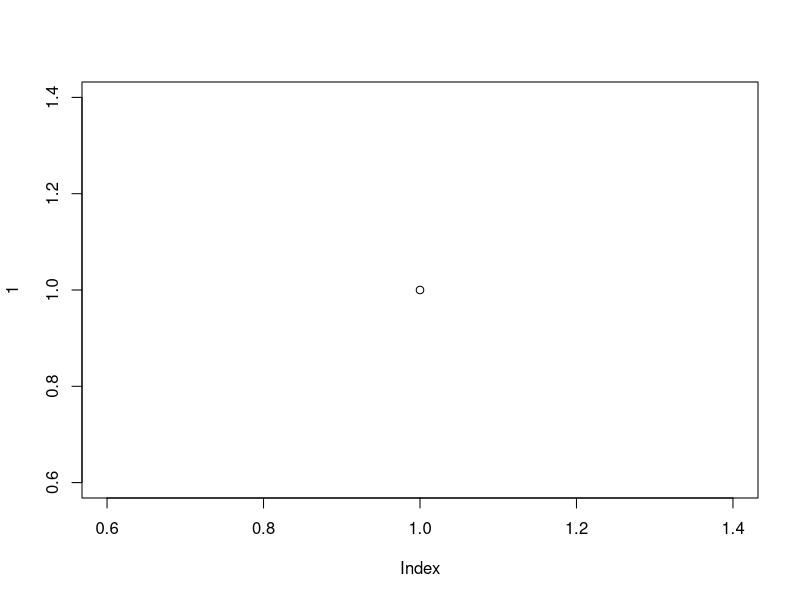
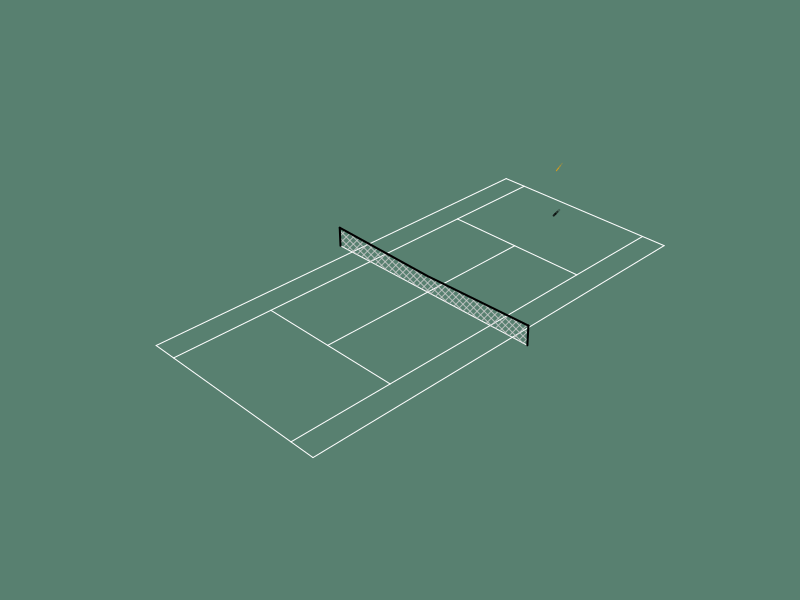
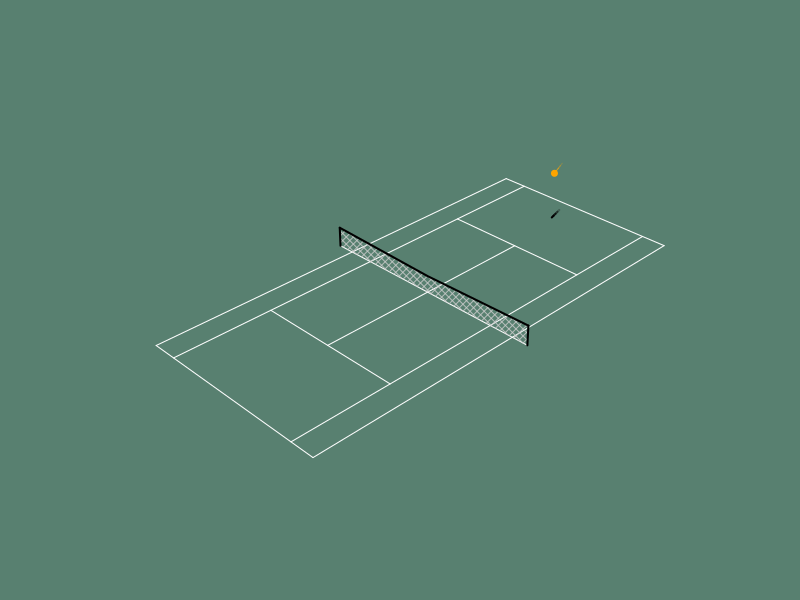
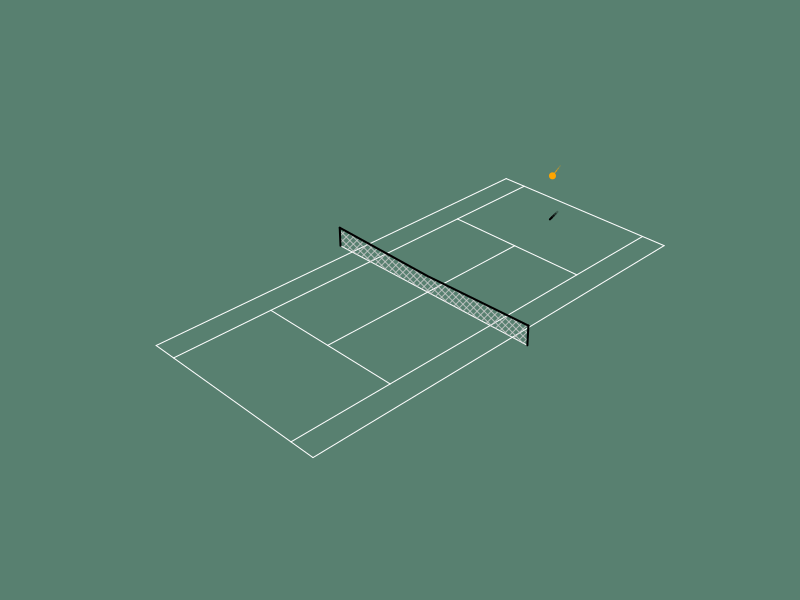
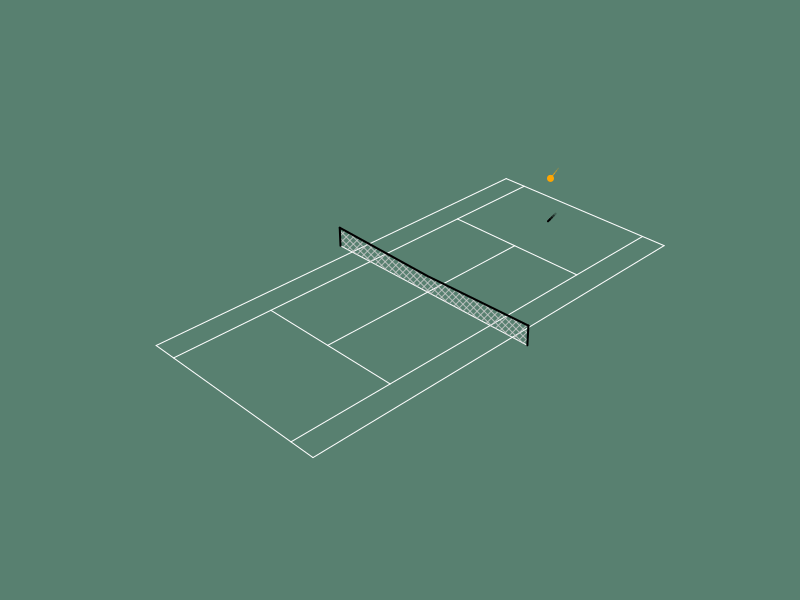
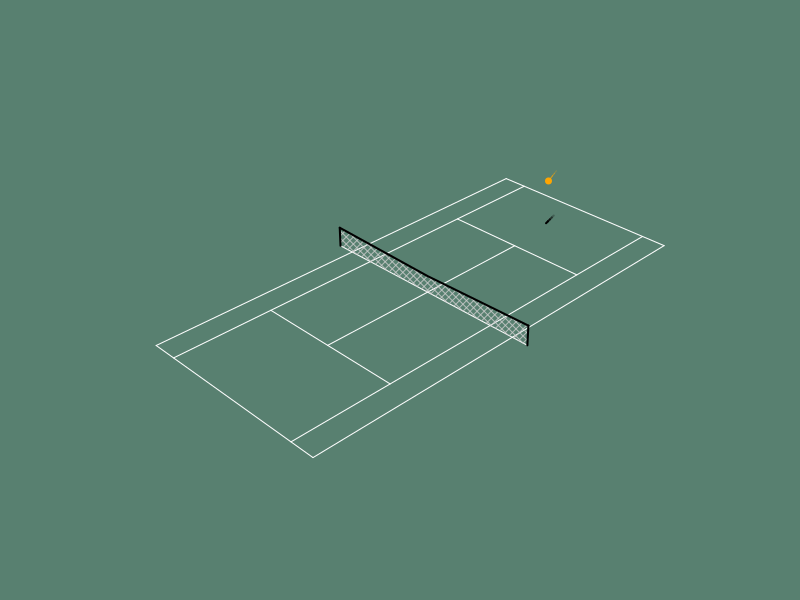
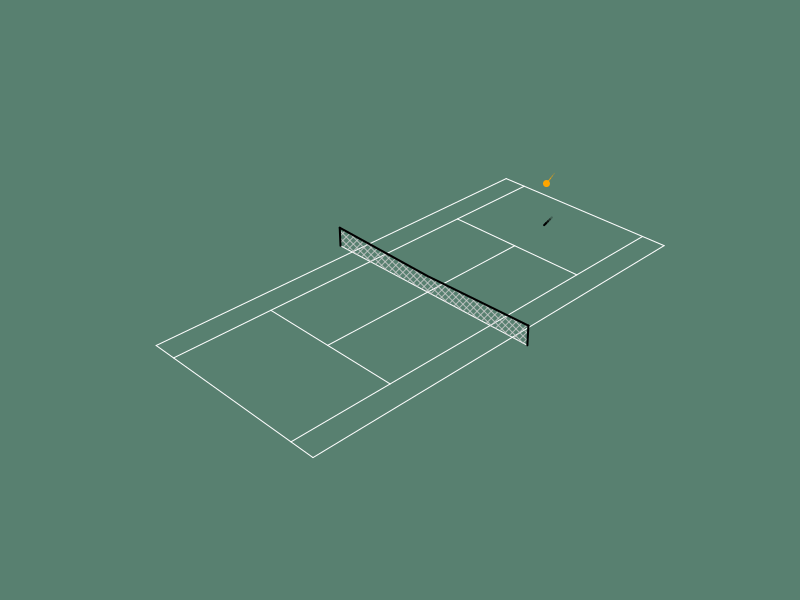
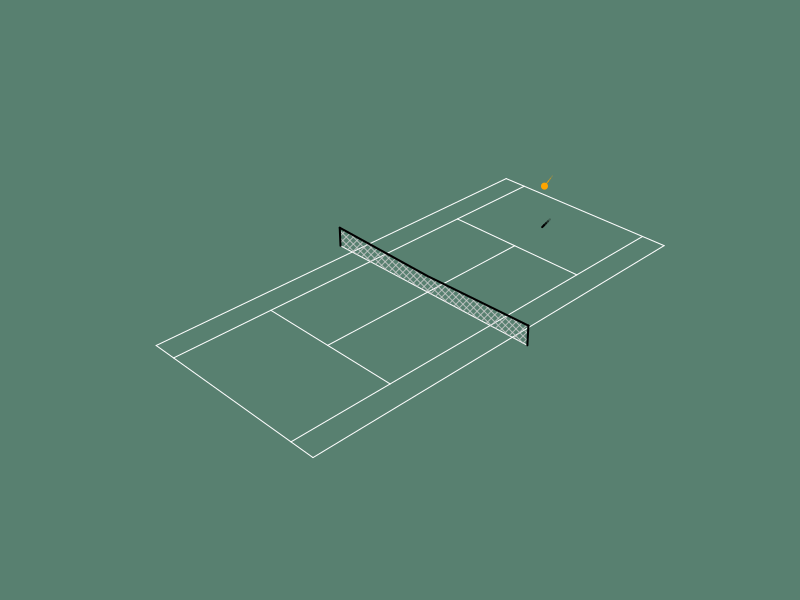

R code for these plots, in order:
## set working directory
setwd("~/Documents/hawkeye/")


## setup the 3d court function
court3d <- function(courtbg="#588070", linecol="#fffffffc",
                    xlim=c(-15,15), ylim=c(-8,8), zlim=c(0,5),
                    theta=-45, phi=30, plot=TRUE) {
    
    par(mar=c(1,1,1,1), bg=courtbg)
    tm <- persp(matrix(rep(0,4), nrow=2),
                xlim=xlim, ylim=ylim, zlim=zlim,
                col="#00000000", border=NA, theta=theta, phi=phi, xlab="x", scale=FALSE, box=FALSE)
    if (!plot) {
        dev.off()
        return(tm)
    }


    ## define function to draw lines/polygons etc in
    ## 3D space given points in a list/data.frame
    sp3dline <- function(x,pmat,dFUN,...) dFUN(trans3d(pmat=pmat, x=x$x, y=x$y, z=x$z), ...)


    #### draw the court

    ## court lines
    crtlines <- list(
        net = data.frame(x=c(0,0),         y=c(-6.395,6.395),  z=c(0,0)),
        sb1 = data.frame(x=c(-6.4,-6.4),   y=c(-4.115,4.115),  z=c(0,0)),
        sb2 = data.frame(x=c(6.4,6.4),     y=c(-4.115,4.115),  z=c(0,0)),
        cl  = data.frame(x=c(-6.4,6.4),    y=c(0,0),           z=c(0,0)),
        sl1 = data.frame(x=c(-11.9,11.9),  y=c(-4.115,-4.115), z=c(0,0)),
        sl2 = data.frame(x=c(-11.9,11.9),  y=c(4.115,4.115),   z=c(0,0)),
        bl1 = data.frame(x=c(-11.9,-11.9), y=c(-5.485,5.485),  z=c(0,0)),
        bl2 = data.frame(x=c(11.9,11.9),   y=c(-5.485,5.485),  z=c(0,0)),
        tl1 = data.frame(x=c(-11.9,11.9),  y=c(-5.485,-5.485), z=c(0,0)),
        tl2 = data.frame(x=c(-11.9,11.9),  y=c(5.485,5.485),   z=c(0,0))
    )
    invisible(lapply(crtlines, function(x) sp3dline(x, pmat=tm, dFUN=lines, col=linecol)))

    ## net polygon with shading
    netpoly <- data.frame(
        x= c(0,0,0,0,0),
        y= c(-6.395,-6.395,0,6.395,6.395),
        z= c(0,1.07,0.914,1.07,0)
    )
    invisible(Map(sp3dline, list(netpoly), pmat=list(tm), dFUN=list(polygon),
                  density=20, angle=c(45,135), col="#cccccccc", border=NA))

    ## net posts and outline
    netlines <- list(
        netp1 = data.frame(x=c(0,0),   y=c(-6.395,-6.395),  z=c(0,1.07)),
        netp2 = data.frame(x=c(0,0),   y=c(6.395,6.395),    z=c(0,1.07)),
        netc  = data.frame(x=c(0,0,0), y=c(-6.395,0,6.395), z=c(1.07,0.914,1.07))
    )
    invisible(lapply(netlines, function(x) sp3dline(x, pmat=tm, dFUN=lines, col="#000000", lwd=2)))

    ##return the transformation matrix to add any other points
    tm 
}

## save the transformation matrix without keeping an active plot
tm <- court3d(plot=FALSE)


## read input file
dat <- structure(list(point_ID = c("2_13_3_1", "2_13_3_1", "2_13_3_1", 
"2_13_3_1", "2_13_3_1", "2_13_3_1", "2_13_3_1", "2_13_3_1", "2_13_3_1", 
"2_13_3_1", "2_13_3_1", "2_13_3_1", "2_13_3_1", "2_13_3_1", "2_13_3_1", 
"2_13_3_1", "2_13_3_1", "2_13_3_1", "2_13_3_1", "2_13_3_1", "2_13_3_1", 
"2_13_3_1", "2_13_3_1", "2_13_3_1", "2_13_3_1"), set_num = c(2L, 
2L, 2L, 2L, 2L, 2L, 2L, 2L, 2L, 2L, 2L, 2L, 2L, 2L, 2L, 2L, 2L, 
2L, 2L, 2L, 2L, 2L, 2L, 2L, 2L), game_num = c(13L, 13L, 13L, 
13L, 13L, 13L, 13L, 13L, 13L, 13L, 13L, 13L, 13L, 13L, 13L, 13L, 
13L, 13L, 13L, 13L, 13L, 13L, 13L, 13L, 13L), point_num = c(3L, 
3L, 3L, 3L, 3L, 3L, 3L, 3L, 3L, 3L, 3L, 3L, 3L, 3L, 3L, 3L, 3L, 
3L, 3L, 3L, 3L, 3L, 3L, 3L, 3L), serve_num = c(1L, 1L, 1L, 1L, 
1L, 1L, 1L, 1L, 1L, 1L, 1L, 1L, 1L, 1L, 1L, 1L, 1L, 1L, 1L, 1L, 
1L, 1L, 1L, 1L, 1L), strike_index = c(1L, 1L, 1L, 1L, 1L, 2L, 
2L, 2L, 2L, 2L, 3L, 3L, 3L, 3L, 3L, 4L, 4L, 4L, 4L, 4L, 5L, 5L, 
5L, 5L, 5L), position = c("hit", "peak", "net", "bounce", "peak", 
"hit", "peak", "net", "bounce", "peak", "hit", "peak", "net", 
"bounce", "peak", "hit", "peak", "net", "bounce", "peak", "hit", 
"peak", "net", "bounce", "last"), x = c(11.335, 11.335, 0, -4.58900023, 
-12.4980001, -12.4980001, -2.96000004, 0, 6.89799976, 7.88100004, 
7.9369998, 6.40700006, 0, -7.9369998, -15.1560001, -15.1990004, 
-2.5079999, 0, 4.73899984, 4.53399992, 4.40799999, 4.40799999, 
0, -3.59800005, -12.9379997), y = c(0.941999972, 0.941999972, 
-2.05999994, -3.45700002, -5.88800001, -5.88800001, -3.56999993, 
-2.704, -0.250999987, 0.305999994, 0.340000004, -0.00700000022, 
-1.43799996, -3.14299989, -4.69000006, -4.69899988, -2.04900002, 
-1.43200004, -0.00600000005, 0.368999988, 0.561999977, 0.561999977, 
1.61699998, 2.46600008, 4.72800016), z = c(2.88100004, 2.88100004, 
1.06400001, 0.0359999985, 1.71599996, 1.71599996, 3.50900006, 
3.2579999, 0.0480000004, 1.477, 1.472, 1.48500001, 1.227, 0.0289999992, 
1.17400002, 1.17400002, 12.5050001, 11.2480001, 0.0450000018, 
3.89199996, 2.65100002, 2.65100002, 1.26199996, 0.0309999995, 
3.02800012)), row.names = 4291:4315, class = "data.frame")


#### manipulate the dataset to create some helper variables
#### and clean for plotting

## calculate previous and next position
dat$prev_pos <- c(NA, head(dat$position, -1))
dat$next_pos <- c(tail(dat$position, -1), NA)

## remove duplicate hit/peak or peak/hit stuff
rowdrop <- (
    (dat$position == "peak" & dat$prev_pos == "hit") |
    (dat$position == "hit"  & dat$prev_pos == "peak")
) & c(NA, rowSums(diff(as.matrix(dat[c("x","y","z")]))) < 0.1)
rowdrop[is.na(rowdrop)] <- FALSE
dat <- dat[!rowdrop,]

## re-calculate previous and next position
dat$prev_pos <- c(NA, head(dat$position, -1))
dat$next_pos <- c(tail(dat$position, -1), NA)
rownames(dat) <- NULL

## remove the net point if height is over the net 
dat <- dat[-which(dat$position == "net" & dat$z >= 0.914),]

## adjust the points for smoothness
plot(1)
zsp <- xspline(dat$z, shape=c("hit"=0.5, "peak"=0.5, "net"=0.5, "bounce"=0)[dat$position], draw=FALSE)
dev.off()
zsp <- approx(zsp, xout=seq(1,max(zsp$x),length.out=800))
ysp <- approx(dat$y, xout=zsp$x)$y
xsp <- approx(dat$x, xout=zsp$x)$y

## combine all the points for plotting
tpts <- data.frame(trans3d(pmat=tm, x=xsp, y=ysp, z=zsp$y))

## add a 'shadow' of where the ball is on the ground
## and join it to the original data
shadowpts <- data.frame(trans3d(pmat=tm, x=xsp, y=ysp, z=replace(zsp$y,,0)))
tpts[c("sx","sy")] <- shadowpts


## animate the points
n <- 6
chnk <- rep(0:(nrow(tpts)-(n-1)), each=n)
tptsbig <- tpts[chnk + rep(0:(n-1), nrow(tpts)-(n-2)),]
tptsbig$chnk <- chnk[-1]

png(filename="anim/Rplot%03d.png", width=800,height=500)
colgrad <- sapply(seq(0,1,length.out=n-1), function(x) adjustcolor("orange", alpha.f=x))
shadgrad <- sapply(seq(0,1,length.out=n-1), function(x) adjustcolor("#000000ff", alpha.f=x))

invisible(by(tptsbig, tptsbig$chnk, FUN=function(SD) {
    court3d()
    segments(x0=SD$sx[1:(n-1)], y0=SD$sy[1:(n-1)], x1=SD$sx[2:n], y1=SD$sy[2:n], col=shadgrad, lwd=2)
    segments(x0=SD$x[1:(n-1)], y0=SD$y[1:(n-1)], x1=SD$x[2:n], y1=SD$y[2:n], col=colgrad)
    points(SD$x[n], SD$y[n],col="orange",pch=19,cex=0.8)
}))
dev.off()


#### command line call to ffmpeg all the frames to a video
##ffmpeg -framerate 60 -i Rplot%03d.png -c:v libx264 -r 30 out.mp4







 
